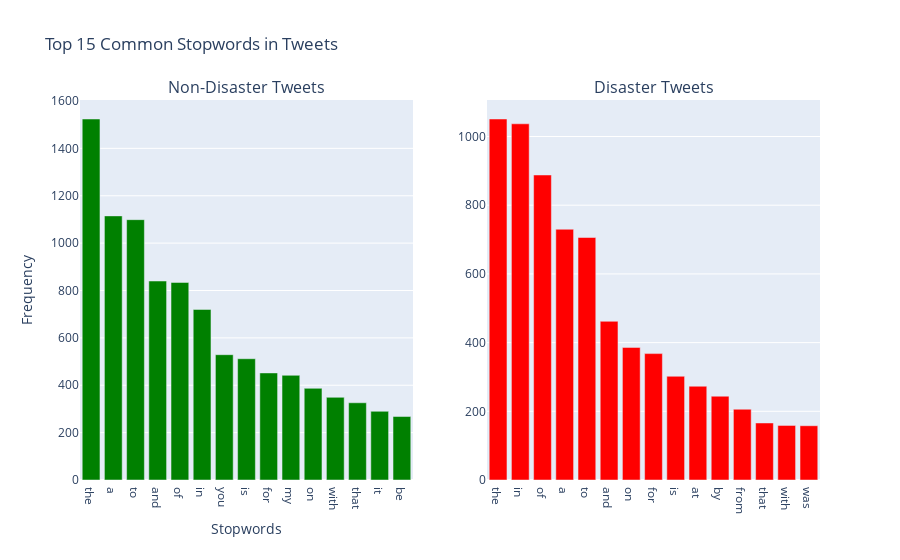

The notebook cell saved with this chart:
### Markdown cell above
♻️ Stopwords les plus communs dans les tweets

### Code cell
plot_most_common_stopwords(raw=True, top=15)

### Figure 1 — Plotly figure (JSON) as saved in the notebook; plotly's stock layout.template omitted (floating-point values rounded to 4 significant figures)
{"data": [{"marker": {"color": "green"}, "name": "Non-Disaster", "type": "bar", "x": ["the", "a", "to", "and", "of", "in", "you", "is", "for", "my", "on", "with", "that", "it", "be"], "xaxis": "x", "y": [1524, 1115, 1099, 840, 834, 720, 529, 512, 452, 442, 387, 349, 326, 290, 268], "yaxis": "y"}, {"marker": {"color": "red"}, "name": "Disaster", "type": "bar", "x": ["the", "in", "of", "a", "to", "and", "on", "for", "is", "at", "by", "from", "that", "with", "was"], "xaxis": "x2", "y": [1051, 1037, 888, 730, 706, 462, 386, 368, 302, 273, 244, 206, 166, 159, 158], "yaxis": "y2"}], "layout": {"annotations": [{"font": {"size": 16}, "showarrow": false, "text": "Non-Disaster Tweets", "x": 0.225, "xanchor": "center", "xref": "paper", "y": 1, "yanchor": "bottom", "yref": "paper"}, {"font": {"size": 16}, "showarrow": false, "text": "Disaster Tweets", "x": 0.775, "xanchor": "center", "xref": "paper", "y": 1, "yanchor": "bottom", "yref": "paper"}], "showlegend": false, "title": {"text": "Top 15 Common Stopwords in Tweets"}, "xaxis": {"anchor": "y", "domain": [0, 0.45], "title": {"text": "Stopwords"}}, "xaxis2": {"anchor": "y2", "domain": [0.55, 1]}, "yaxis": {"anchor": "x", "domain": [0, 1], "title": {"text": "Frequency"}}, "yaxis2": {"anchor": "x2", "domain": [0, 1]}}}
